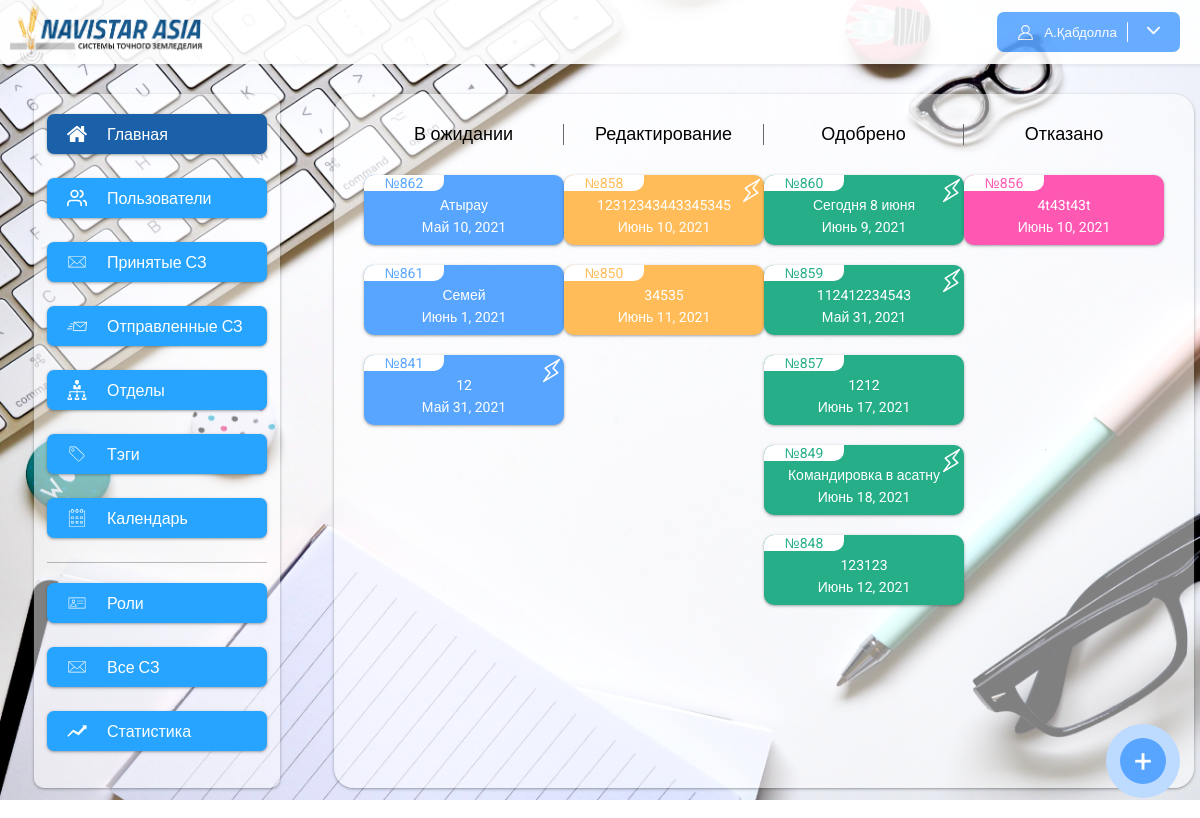
The app's page / (signed in) with its own data.
### app/models.py (models this page shows, shortened)
class ServiceNote(models.Model):
    user = models.ForeignKey(User, null=True, blank=True, on_delete=models.CASCADE, related_name="notes")
    number = models.IntegerField(null=True, blank=True)
    title = models.CharField(max_length=120)
    text = models.TextField()
    summa = models.CharField(max_length=200, null=True, blank=True)
    fast = models.BooleanField(default=False)
    date_create = models.DateTimeField(auto_now_add=True)
    date_update = models.DateTimeField(auto_now=True)
    date = models.DateField(null=True, blank=True)
    tags = models.ManyToManyField(Tags, null=True, blank=True, related_name="notes")
    user_index = models.IntegerField(default=1, null=True, blank=True)
    status = models.CharField(max_length=200, choices=statuses, null=True, blank=True)
    class Meta:
        verbose_name = "Служебная записка"
        verbose_name_plural = "Служебные записки"

### app/views.py (the view)
# urls.py: path("", home, name="home"),
@login_required()
def home(request):
    user = request.user
    notStatus = []
    successStatus = []
    editStatus = []
    errorStatus = []
    notes = NoteUsers.objects.filter(user=user).filter(note__user_index__gte=F('index')).order_by("-pk")
    for note in notes:
        if note.status == None:
            notStatus.append(note.note)
        elif note.status == success:
            successStatus.append(note.note)
        elif note.status == edit:
            editStatus.append(note.note)
        else:
            errorStatus.append(note.note)
    return render(request, "home.html",
                  {"notStatus": notStatus[:5], "successStatus": successStatus[:5], "editStatus": editStatus[:5],
                   "errorStatus": errorStatus[:5]})

### app/context_processors.py (called while the page is built)
def unReadNotes(request):
    if request.user.is_anonymous:
        return {}
    user = request.user
    unReadCount = NoteUsers.objects.filter(user=user).filter(note__user_index__gte=F('index')).order_by('-pk').filter(is_read=False).count()
    return {
        "unReadCount": unReadCount
    }

### app/templates/home.html (shortened to what this page needs)
{% extends 'base.html' %}
{% load static %}
{% block content %}
        <div class="content">
            <div class="content_statuses">
                <div class="content_status">
                    <div class="status_title">
                        В ожидании
                    </div>
                    <div class="status_content">
                        <div class="last_notes last_wait">
                            {% for i in notStatus %}
                            <a href="{% url 'my_note_detail' i.pk %}" class="last_note">
                                {% if i.fast %}
                                <img src="{% static 'img/light_little.svg' %}" class="light_little" alt="" width="25">
                                {% endif %}
										<span class="last_note_number">
											№{{ i.number }}
										</span>
                                <span class="last_note_title">
											{{ i.title }}
										</span>
                                <span class="last_note_date">
											{{ i.date }}
										</span>
                            </a>
                            {% endfor %}
                        </div>
                    </div>
                </div>
                <div class="content_status">
                    <div class="status_title">
                        Редактирование
                    </div>
                    <div class="status_content">
                        <div class="last_notes last_edit">
                            {% for i in editStatus %}
                            <a href="{% url 'my_note_detail' i.pk %}" class="last_note">
                                {% if i.fast %}
                                <img src="{% static 'img/light_little.svg' %}" class="light_little" alt="" width="25">
                                {% endif %}
										<span class="last_note_number">
											№{{ i.number }}
										</span>
                                <span class="last_note_title">
											{{ i.title }}
										</span>
                                <span class="last_note_date">
											{{ i.date }}
										</span>
                            </a>
                            {% endfor %}
                        </div>
                    </div>
                </div>
                <div class="content_status">
                    <div class="status_title">
                        Одобрено
                    </div>
                    <div class="status_content">
                        <div class="last_notes last_success">
                            {% for i in successStatus %}
                            <a href="{% url 'my_note_detail' i.pk %}" class="last_note">
                                {% if i.fast %}
                                <img src="{% static 'img/light_little.svg' %}" class="light_little" alt="" width="25">
                                {% endif %}
										<span class="last_note_number">
											№{{ i.number }}
										</span>
                                <span class="last_note_title">
											{{ i.title }}
										</span>
                                <span class="last_note_date">
											{{ i.date }}
										</span>
                            </a>
                            {% endfor %}
                        </div>
                    </div>
                </div>
                <div class="content_status">
                    <div class="status_title">
                        Отказано
                    </div>
                    <div class="status_content">
                        <div class="last_notes last_fail">
                            {% for i in errorStatus %}
                            <a href="{% url 'my_note_detail' i.pk %}" class="last_note">
										<span class="last_note_number">
											№{{ i.number }}
										</span>
                                <span class="last_note_title">
											{{ i.title }}
										</span>
                                <span class="last_note_date">
											{{ i.date }}
										</span>
                            </a>
                            {% endfor %}
                        </div>
                    </div>
                </div>
            </div>
            <div class="circle_add">
                +
            </div>
        </div>
{% endblock %}

### app/templates/base.html (shortened to what this page needs)
{% load static %}
<!DOCTYPE html>
<html>
<head>
    <link rel="stylesheet" href="{% static 'css/style.css' %}">
</head>
<body>
<div class="wrapper">
    <div class="header">
        <img src="{% static 'img/navistar.png' %}" height="100%">
        <button class="profile_button">
            {% if request.user.is_authenticated %}
            <img src="{% static 'img/profile.svg' %}" alt="" width="17px" height="17px">
				<span>
					{{ request.user.first_name|slice:"1" }}.{{ request.user.last_name }}
				</span>
            <span style="cursor: pointer" onclick="show_menu()">
                <img src="{% static 'img/arrow.svg' %}" alt="" width="13px" height="13px">
            </span>
            {% else %}
            <span>Войти</span>
            {% endif %}
        </button>
    </div>
    <div class="main">
        {% include 'include/sidebar_menu.html' %}
        {% block content %}
        {% endblock %}
    </div>
</div>
<img class="background" src="{% static 'img/15.jpg' %}">
</body>
</html>

### app/static/css/style.css (style rules this page uses)
body { padding:0px; margin:0px; overflow-x:hidden; font-family: 'Roboto', sans-serif; }
a { color: inherit; text-decoration: none; }
.wrapper { width:100%; position: absolute; }
.background { height: 100vh; position: fixed; z-index: -1; width:100%; }
.header { box-shadow: 0px 2px 3px rgba(57, 57, 57, 0.09); height: 64px; background-color: #fff; opacity: .9; display: flex; justify-content: space-between; align-items: center; }
.header img { margin-left: 10px; }
.profile_button { background-color: #58A5FF; border-width: 0px; padding: 10px; color:white; border-radius: 7px; display: flex; margin-right:20px; align-items: center; }
.profile_button img { margin-right:10px; }
.main { display: flex; flex-direction: row; }
.content { flex-grow: 1; padding: 10px; padding-bottom:30px; min-height: 500px; margin:30px 20px; background: rgba(255, 255, 255, 0.5); box-shadow: 0px 4px 4px rgba(204, 204, 204, 0.25); box-shadow: 0 1px 2px 0 rgb(60 64 67 / 30%), 0 1px 3px 1px rgb(60 64 67 / 15%); border-radius: 20px; }
.content_statuses { display: flex; justify-content: space-between; flex-direction: row; padding: 20px }
.content_status { width: 25%; }
.status_title { line-height: 21px; color: #686868; color:#000; text-align: center; font-family: 'Montserrat', sans-serif; font-style: normal; font-weight: normal; font-size: 18px; border-right: 1px solid #686868; }
.content_status:last-child .status_title { border-right: 0px; }
.last_notes { margin-top: 20px; display:flex; flex-direction: column; align-items: center; justify-content: center; text-align: center; }
.last_note { width: 200px; height: 60px; border-radius: 10px; color: white; font-size: 14px; box-shadow: 0 1px 2px 0 rgb(60 64 67 / 30%), 0 1px 3px 1px rgb(60 64 67 / 15%); display: flex; justify-content: space-between; flex-direction: column; margin:10px 0px; padding-bottom: 10px; }
.last_note_number { background-color: white; color: #58A5FF; width: 80px; border-bottom-right-radius: 10px; border-top-left-radius: 10px; }
.last_wait .last_note { background-color: #58A5FF; }
.last_edit .last_note { background-color: #FFBC58; }
.last_success .last_note { background-color: #25AE88; }
.last_fail .last_note { background-color: #FF58B2; }
.last_wait .last_note_number { color: #58A5FF; }
.last_edit .last_note_number { color: #FFBC58; }
.last_success .last_note_number { color: #25AE88; }
.last_fail .last_note_number { color: #FF58B2; }
.circle_add { z-index: 2; padding: 13px; color: white; background-color: #58A5FF; display: flex; font-size: 32px; justify-content: center; align-items: center; border-radius: 100%; width: 20px; height: 20px; position: fixed; right: 20px; bottom: 20px; border: 14px solid #ffffff99; cursor: pointer; }
.light_little { position:absolute; margin-left:175px; margin-top: 3px; }

### records on screen
ServiceNote: number "862", title "Атырау", date "Май 10, 2021"
ServiceNote: number "861", title "Семей", date "Июнь 1, 2021"
ServiceNote: fast True (drawn), number "841", title "12", date "Май 31, 2021"
ServiceNote: fast True (drawn), number "858", title "12312343443345345", date "Июнь 10, 2021"
ServiceNote: number "850", title "34535", date "Июнь 11, 2021"
ServiceNote: fast True (drawn), number "860", title "Сегодня 8 июня", date "Июнь 9, 2021"
ServiceNote: fast True (drawn), number "859", title "112412234543", date "Май 31, 2021"
ServiceNote: number "857", title "1212", date "Июнь 17, 2021"
ServiceNote: fast True (drawn), number "849", title "Командировка в асатну", date "Июнь 18, 2021"
ServiceNote: number "848", title "123123", date "Июнь 12, 2021"
ServiceNote: number "856", title "4t43t43t", date "Июнь 10, 2021"

### other values on screen
{{ request.user.first_name|slice:"1" }} "А"
{{ request.user.last_name }} "Қабдолла"
